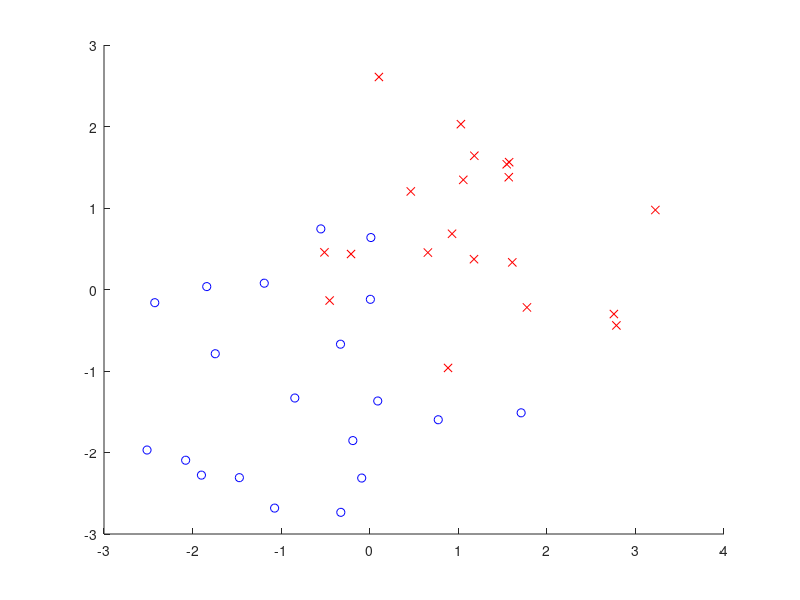

Write MATLAB code to recreate this figure. (Note: this script raises an error after producing the figure.)
clear;
clc
path= '/home/staff/x/xliu/Desktop/myMCMKL/KernelCode/shogun-3.2.0/';
addpath(genpath(path));
% example script for Nico

% generate some Toy data
X = [1+randn(2,20), -1+randn(2,20)];
y = [ones(1,20) -ones(1,20)];

% plot the data
figure(1); clf; hold on;
plot( X(1,1:20), X(2,1:20),  'rx');
plot( X(1,21:40), X(2,21:40), 'bo');

%train/test divisions
divtr = [1:10, 21:30];
divte = [11:20, 31:40];

% employ some kernels;  you can use any kernel matrices /views here!
kernel_matrix1 = rbf( X'*X, 1);   % here we use a rbf kernel
kernel_matrix2 = X'*X;             % and  a linear kernel
K(:,:,1)= kernel_matrix1;
K(:,:,2)= kernel_matrix2;

% MKL  Parameters
C = 100; % this is the SVM soft margin parameter;  has to be tuned per cross validation
               % but here we simply set it to C=100, enforcing hard margin;
mkl_norm = 2;  %this is the crucial sparsity parameter
                         % can be any real number with  1<=mkl_norm<=infty
                         % e.g.  1-norm gives sparse solutions
                         % e.g. infty-norm:  is the regular SVM on the unweighted sum kernel
                         % e.g. 2-norm is a non-sparse MKL


% train an MKL SVM with shogun
svm = train_sgmklSVM( 'K', K(divtr,divtr,:), 'y', y(divtr), 'mkl_norm', mkl_norm);

% calculate the test outputs, that is the distance of a test point from the separating hyperplane
% in this toy example here we just use the training data for testing
test_outputs = apply_sgmklSVM( 'K', K(divtr,divte,:), 'svm', svm);

test_error  = mean( y(divte) ~= sign(test_outputs) );
fprintf('test_error = %d%%\n', 100*test_error);


